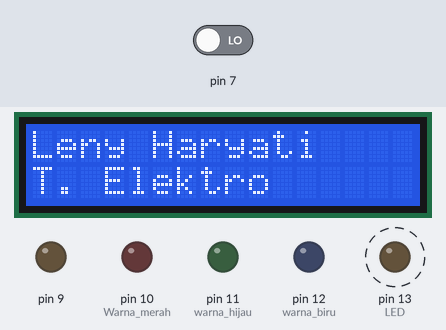
Bench run of a sketch on a simulated Arduino Uno, built with avr-gcc and run on an emulated ATmega328P. Parts: 16×2 character LCD, output pins drawn as LEDs (lit = HIGH). Dashed ring = blinking. The test bench sets the inputs (shaded band); at power-on: pin 7 LOW. Pins used as bus, display or sensor lines are not drawn; what the sketch prints to the serial monitor is not drawn.

Above: at 0.59 s.
Timing chart, 0 to 130.0 s (numbered marks = the images above):
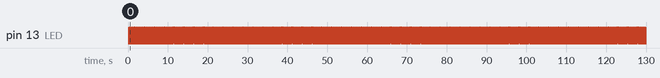

The sketch:

sortirkopi.ino
```cpp
//============Variable LCD================
#include <LiquidCrystal_I2C.h>
LiquidCrystal_I2C lcd(0x27, 16, 2);
//============END Variable LCD================

//============Variable Color Sensor================
int s0=3;int s1=4;int s2=5;int s3=6;int out=7;
const int LED=13;
//============END Variable Color Sensor================


void setup() {
  //============Setup Color Sensor================
  TCS3200();
  pinMode (10, OUTPUT);  //Warna merah
  pinMode (11, OUTPUT); //warna hijau
  pinMode (12, OUTPUT); //warna biru
  Serial.begin(9600);
  delay(200);
  //============End Setup Color Sensor================

  //============Setup LCD================
  lcd.begin();
  lcd.setCursor(0,0);
  lcd.print("Leny Haryati");
  lcd.setCursor(0,1);
  lcd.print("T. Elektro");
  //============End LCD================
}

void loop(){
  //============Loop Color sensor================
  Serial.print(detectColor(out));
  delay(200);
  //============End Color sensor================
}

void TCS3200(){
pinMode(LED,OUTPUT);
pinMode(s2,OUTPUT);pinMode(s3,OUTPUT);pinMode(s0,OUTPUT);pinMode(s1,OUTPUT);
return;
}


unsigned int detectColor(int taosOutPin){
double isPresentTolerance=1;
//range nilai tolerance yaitu 1 - 10
//Fungsi tolerance yaitu penghindar noise pembacaan sensor
double isPresent=colorRead(taosOutPin,0,0)/colorRead(taosOutPin,0,1);

Serial.print("isPresent:");Serial.println(isPresent,2);

Serial.print("isPresentTolerance curently set to:");Serial.println(isPresentTolerance,2);

if(isPresent<isPresentTolerance){
Serial.println("nothing is in front of sensor");
return 0;
}

double red,blue,green;
double white = colorRead(taosOutPin,0,1);
unsigned int maxColor = white;
unsigned  int red2, blue2, green2;

//Mode pendeteksian warna merah
red = white/colorRead(taosOutPin,1,1);red2=red*255/maxColor;

//Mode pendeteksian warna hijau
green = white/colorRead(taosOutPin,3,1);green2=green*255/maxColor;

//Mode pendeteksian warna biru
blue = white/colorRead(taosOutPin,2,1);blue2=blue*255/maxColor;

Serial.print("red  :");Serial.println(red2);

if(red2>20){analogWrite (9, red2);} else {analogWrite (9, 0);}

Serial.print("green  :");Serial.println(green2);
if(green2>20){analogWrite (10, green2);}else {analogWrite (10, 0);}

Serial.print("blue  :");Serial.println(blue2);
if(blue2>20){analogWrite (11, blue2);}else {analogWrite (11, 0);}
}

unsigned int colorRead(unsigned int taosOutPin,unsigned int color, boolean LEDstate)
{
pinMode(taosOutPin, INPUT);
taosMode(1);
int sensorDelay=1;

if(color==0){digitalWrite(s3, LOW);digitalWrite(s2, HIGH);}
else if(color==1){digitalWrite(s3, LOW);digitalWrite(s2, LOW);}
else if(color==2){digitalWrite(s3, HIGH);digitalWrite(s2, LOW);}
if(color==3){digitalWrite(s3, HIGH);digitalWrite(s2, HIGH);}

unsigned int  readPulse;
if(LEDstate==0){digitalWrite(LED, LOW);}
if(LEDstate==1){digitalWrite(LED, HIGH);}

delay(sensorDelay);

readPulse=pulseIn(taosOutPin, LOW, 25000)/2;
if( readPulse<.1){readPulse = 25000;}

taosMode(0);
return  readPulse;
}

void taosMode(int mode){
if(mode==0){digitalWrite(LED,LOW);digitalWrite(s0,LOW);digitalWrite(s1,LOW);}
else if(mode==1){digitalWrite(s0,HIGH);digitalWrite(s1,HIGH);}
else if(mode==2){digitalWrite(s0,HIGH);digitalWrite(s1,LOW);}
else if(mode==3){digitalWrite(s0,LOW);digitalWrite(s1,HIGH);}
return;
}
```

Measured:
- by itself, pin 13 (LED): alternates HIGH for 0.13 s and LOW for 0.23 s
